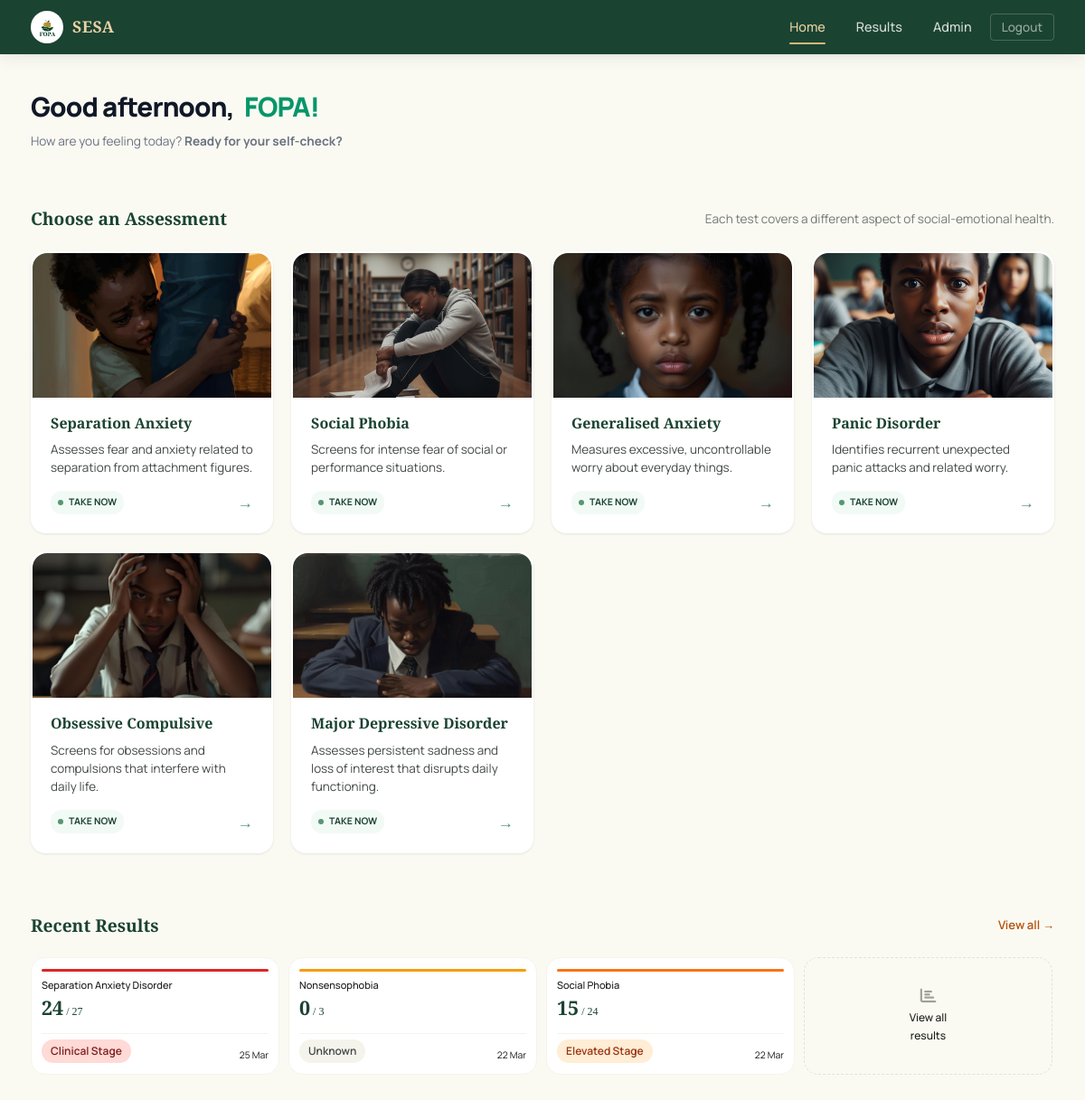
The page /home (signed in) on the database its author committed.
### app/models/account.py (models this page shows, shortened)
class Accounts(UserMixin, db.Model):
    __tablename__ = 'accounts'
    id = db.Column(db.Integer, primary_key=True)
    fname = db.Column(db.String(100), nullable=False)
    lname = db.Column(db.String(100), nullable=False)
    email = db.Column(db.String(120), unique=True, nullable=True, index=True)
    username = db.Column(db.String(50), unique=True, nullable=False, index=True)
    password = db.Column(db.String(256), nullable=False)
    school_name = db.Column(db.String(200), nullable=True)
    gender = db.Column(db.String(20), nullable=True)
    birthdate = db.Column(db.Date, nullable=True)
    last_login = db.Column(db.DateTime, nullable=True)
    created_at = db.Column(db.DateTime, default=lambda: datetime.now(timezone.utc))
    school_id = db.Column(
        db.Integer,
        db.ForeignKey('school.id', ondelete='CASCADE', name='fk_accounts_school_id'),
        nullable=True,
        index=True
    )
    class_group = db.Column(db.String(50), nullable=True)   # e.g. "Form 2A", "JHS 3B"
    level = db.Column(db.String(20), nullable=True)          # jhs | shs | university
    claim_code_hash  = db.Column(db.String(256), nullable=True)
    claim_code_plain = db.Column(db.String(20),  nullable=True)
    is_claimed       = db.Column(db.Boolean, default=True, nullable=False, server_default='1')
    is_admin = db.Column(db.Boolean, default=False, nullable=False)
    is_counsellor = db.Column(db.Boolean, default=False, server_default='0', nullable=False)
    failed_attempts = db.Column(db.Integer, default=0, server_default='0', nullable=False)
    locked_until = db.Column(db.DateTime, nullable=True)  # NULL = not locked
    phone = db.Column(db.String(20), nullable=True)
    consent_given = db.Column(db.Boolean, default=False, nullable=False, server_default='0')
    consent_given_at = db.Column(db.DateTime, nullable=True)
    consent_version = db.Column(db.String(10), nullable=True)  # e.g. 'v1.0'
    test_results = db.relationship(
        'TestResult',
        backref='account',
        lazy='dynamic',
        cascade='all, delete-orphan'
    )
    @property
    def is_super_admin(self):
        return self.is_admin
    LOCKOUT_THRESHOLD = 5      # failed attempts before lockout
    LOCKOUT_MINUTES   = 15     # minutes locked after threshold reached

### app/models/assessment_type.py (models this page shows, shortened)
class AssessmentType(db.Model):
    __tablename__ = 'assessment_type'
    id             = db.Column(db.Integer, primary_key=True)
    name           = db.Column(db.String(100), unique=True, nullable=False)
    display_name   = db.Column(db.String(100), nullable=False)
    description    = db.Column(db.Text, nullable=True)
    icon           = db.Column(db.String(10),  nullable=True)
    color          = db.Column(db.String(20),  nullable=True)
    order          = db.Column(db.Integer,     default=0, nullable=False)
    is_active      = db.Column(db.Boolean,     default=True, nullable=False)
    scoring_ranges = db.Column(db.JSON,        nullable=False)
    image_url      = db.Column(db.String(500), nullable=True)

### app/models/test_result.py (models this page shows, shortened)
class TestResult(db.Model):
    __tablename__ = 'test_results'
    id = db.Column(db.Integer, primary_key=True)
    user_id = db.Column(db.Integer, db.ForeignKey('accounts.id', ondelete='CASCADE'), nullable=False, index=True)
    test_type = db.Column(db.String(100), nullable=False, index=True)
    score = db.Column(db.Integer, nullable=False)
    max_score = db.Column(db.Integer, nullable=True)
    stage = db.Column(db.String(50), nullable=True, index=True)  # "Normal Stage", "Mild Stage", etc.
    _feedback_encrypted = db.Column('feedback', db.Text, nullable=True)
    @property
    def feedback(self):
        if not self._feedback_encrypted:
            return None
        f = _get_fernet()
        if not f:
            return self._feedback_encrypted
        try:
            return f.decrypt(self._feedback_encrypted.encode()).decode()
        except Exception:
            return self._feedback_encrypted
    @feedback.setter
    def feedback(self, value):
        if not value:
            self._feedback_encrypted = None
            return
        f = _get_fernet()
        if not f:
            self._feedback_encrypted = value
            return
        self._feedback_encrypted = f.encrypt(value.encode()).decode()
    details = db.Column(db.Text, nullable=True)           # kept for backward compat
    taken_at = db.Column(db.DateTime, default=lambda: datetime.now(timezone.utc), index=True)

### app/routes/main.py (the view)
@main_bp.route('/home')
@login_required
def home():
    user = current_user
    results = user.test_results.order_by(TestResult.taken_at.desc()).all()
    total_tests = len(results)
    most_recent = results[0] if results else None
    question_counts = {
        row.test_type: row.count
        for row in db.session.query(
            Question.test_type,
            func.count(Question.id).label('count')
        ).group_by(Question.test_type).all()
    }
    from datetime import datetime, timedelta, timezone
    now = datetime.now()
    latest_by_type = {}
    for r in results:
        if r.test_type not in latest_by_type:
            latest_by_type[r.test_type] = r
    from app.models.assessment_type import AssessmentType
    tests_meta = []
    COOLDOWN_DAYS = 7
    for at in AssessmentType.query.filter_by(is_active=True).order_by(AssessmentType.order).all():
        days_remaining = 0
        is_ready = True
        latest = latest_by_type.get(at.name)
        if latest and latest.taken_at:
            taken_at = latest.taken_at
            if taken_at.tzinfo is None:
                taken_at = taken_at.replace(tzinfo=timezone.utc)
            current_time = now.replace(tzinfo=timezone.utc) if now.tzinfo is None else now
            days_ago = (current_time - taken_at).days
            days_left = COOLDOWN_DAYS - days_ago
            if days_left > 0:
                days_remaining = days_left
                is_ready = False
        tests_meta.append({
            'name':  at.name,
            'title': at.display_name,
            'desc':  at.description or '',
            'icon':  at.icon or '🧠',
            'color': at.color or 'green',
            'count': question_counts.get(at.name, 0),
            'image_url': at.image_url,
            'days_remaining': days_remaining,
            'is_ready': is_ready
        })
    this_month_results = [
        r for r in results
        if r.taken_at and r.taken_at.month == now.month and r.taken_at.year == now.year
    ]
    tests_this_month = len(this_month_results)
    total_assessments_taken = total_tests   # passed to template as total count
    assessments_this_month  = tests_this_month
    recent_results = results[:3]  # 3 most recent for the home table
    hour = now.hour
    if hour < 12:
        greeting = "Good morning"
    elif hour < 17:
        greeting = "Good afternoon"
    else:
        greeting = "Good evening"
    new_username = session.pop('show_username_prompt', None)
    return render_template(
        'main/home.html',
        user=user,
        total_tests=total_tests,
        avg_score=total_assessments_taken,
        most_recent=most_recent,
        tests_meta=tests_meta,
        score_change=None,
        prev_avg=assessments_this_month,
        recent_results=recent_results,
        latest_by_type=latest_by_type,
        greeting=greeting,
        new_username=new_username,
    )

### app/__init__.py (called while the page is built)
def _init_extensions(app: Flask) -> None:
    app.config.setdefault("SQLALCHEMY_ENGINE_OPTIONS", {}).update({
        "pool_pre_ping": True,   # test connection before using it
        "pool_recycle":  300,    # recycle connections every 5 minutes
        "pool_size":     5,      # max persistent connections
        "max_overflow":  2,      # extra connections under load
    })
    db.init_app(app)
    migrate.init_app(app, db)
    csrf.init_app(app)
    login_manager.init_app(app)
    limiter.init_app(app)
    from app.models.account import Accounts
    from app.models.quiz_session import QuizSession  # noqa: F401
    from app.models.counsellor_profile import CounsellorProfile  # noqa: F401
    from app.models.assessment_type import AssessmentType  # noqa: F401
    @login_manager.user_loader
    def load_user(user_id: str):
        return Accounts.query.get(int(user_id))

### app/templates/main/home.html (shortened to what this page needs)
  {% extends 'base.html' %}
  {% block nav_links %}
    <li><a href="{{ url_for('main.home') }}" class="active">Home</a></li>
    <li><a href="{{ url_for('main.results') }}">Results</a></li>
    {% if current_user.is_super_admin %}
      <li><a href="{{ url_for('admin.dashboard') }}">Admin</a></li>
    {% endif %}
    <li><a href="{{ url_for('auth.logout') }}" class="btn-nav-logout">Logout</a></li>
  {% endblock %}
  {% block body %}
  <div class="container" style="padding-bottom: 48px;">
  <header class="app-header">
    <h1 class="app-greeting">
      {{ greeting }}, <span>{{ user.fname }}!</span>
    </h1>
    <p class="app-description">
      How are you feeling today? <b>Ready for your self-check?</b>
    </p>
  </header>
    <div class="section" id="assessments">
      <div class="section-head">
        <h2>Choose an Assessment</h2>
        <p style="font-size: 0.85rem; color: var(--gray-500);">Each test covers a different aspect of social-emotional health.</p>
      </div>
      <div class="test-grid">
        {% for test in tests_meta %}
        <a href="{% if test.is_ready %}{{ url_for('test.display_questions', test_type=test.name) }}{% else %}javascript:void(0);{% endif %}"
          class="test-card {% if not test.is_ready %}locked{% endif %}"
          {% if not test.is_ready %}onclick="alert('This assessment will be exactly 7 days after your previous attempt. Please wait {{ test.days_remaining }} more day(s).');"{% endif %}>
          <div class="test-card-image">
            {% if test.get('image_url') %}
            <img src="{{ test.image_url }}"
                alt="{{ test.name }}"
                loading="lazy"
                width="400"
                height="160">
            {% endif %}
          </div>
          <div class="test-card-content">
            <h3>{{ test.get('title') or test.get('display_name') or test.name }}</h3>
            <p>{{ test.get('desc') or test.get('description') or '' }}</p>
            <div class="test-card-meta" style="display: flex; justify-content: space-between; align-items: center;">
              {% if test.is_ready %}
                <span class="pulse-badge"><span class="pulse-dot"></span> Take Now</span>
                <span class="test-card-arrow">→</span>
              {% else %}
                <span class="lock-indicator"><i class="fa-solid fa-lock" style="font-size:0.7rem;opacity:0.6;"></i> Available in {{ test.days_remaining }} day(s)</span>
              {% endif %}
            </div>
          </div>
        </a>
        {% endfor %}
      </div>
    </div>
    {% if recent_results %}
    <div class="section">
      <div class="section-head">
        <h2>Recent Results</h2>
        <a href="{{ url_for('main.results') }}" style="font-size:0.82rem; color:var(--gold-600, #b45309); font-weight:600;">View all →</a>
      </div>
      <div class="recent-results-scroll">
        {% for r in recent_results %}
          {% set s = (r.stage or r.details or 'unknown') | lower %}
          {% if 'normal' in s %}{% set bar_mod = 'normal' %}{% set badge_class = 'stage-normal' %}
          {% elif 'mild' in s %}{% set bar_mod = 'mild' %}{% set badge_class = 'stage-mild' %}
          {% elif 'elevated' in s %}{% set bar_mod = 'elevated' %}{% set badge_class = 'stage-elevated' %}
          {% elif 'clinical' in s %}{% set bar_mod = 'clinical' %}{% set badge_class = 'stage-clinical' %}
          {% else %}{% set bar_mod = 'mild' %}{% set badge_class = 'badge-gray' %}{% endif %}
          <div class="recent-result-card">
            <div class="recent-result-bar recent-result-bar--{{ bar_mod }}"></div>
            <div class="recent-result-title">{{ r.test_type }}</div>
            <div class="recent-result-score">
              {{ r.score }}{% if r.max_score %}<span> / {{ r.max_score }}</span>{% endif %}
            </div>
            <div class="recent-result-bottom">
              <span class="badge {{ badge_class }}">{{ r.stage or r.details or 'Unknown' }}</span>
              <span class="recent-result-date">{{ r.taken_at.strftime('%d %b') }}</span>
            </div>
          </div>
        {% endfor %}
        <a href="{{ url_for('main.results') }}" class="recent-result-more">
          <i class="fa-solid fa-chart-bar" style="font-size:1.1rem; opacity:0.4;"></i>
          <span>View all<br>results</span>
        </a>
      </div>
    </div>
    {% endif %}
  </div>
  {% endblock %}

### app/templates/base.html (shortened to what this page needs)
<!DOCTYPE html>
<html lang="en">
<head>
  <link rel="stylesheet" href="{{ url_for('static', filename='css/main.css') }}">
  <link rel="stylesheet" href="https://cdnjs.cloudflare.com/ajax/libs/font-awesome/6.5.0/css/all.min.css">
</head>
<body class="{% if (current_user.is_authenticated and not current_user.is_super_admin) or session.get('school_id') %}has-bottom-nav {% endif %}{% block body_class %}{% endblock %}">
{% block full_page %}
<div class="app-layout">
  {% block navbar %}
  <nav class="navbar" id="mainNav">
    <div class="navbar-inner">
      <a href="{{ url_for('main.landing') }}" class="navbar-brand">
        <img src="{{ url_for('static', filename='images/Pofa.png') }}" alt="FOPA Logo" class="navbar-logo">
        <span class="navbar-title">SESA</span>
      </a>
      <ul class="navbar-links">
        {% block nav_links %}{% endblock %}
      </ul>
    </div>
  </nav>
  {% endblock %}
  <main>
    {% block body %}{% endblock %}
  </main>
</div>
{% endblock %}
</body>
</html>

### app/templates/main/home.html (style rules this page uses)
.app-header { padding: 4px; margin-bottom: 8px; text-align: center; }
.app-greeting { font-size: 1.5rem; font-weight: 800; color: #111827; line-height: 1.2; margin: 0; letter-spacing: -0.03em; }
.app-greeting span { color: #059669; display: inline; }
.app-description { font-size: 0.85rem; color: #6b7280; line-height: 1.5; max-width: 450px; margin: 10px auto 0 auto; }
@media (min-width: 600px) { .app-greeting { font-size: 1.85rem; } }
@media (min-width: 600px) { .app-greeting span { display: inline; margin-left: 6px; } }
@media (min-width: 600px) { .app-header { padding: 40px 0 20px 0; text-align: left; } }
@media (min-width: 600px) { .app-description { margin-left: 0; } }
.pulse-badge { display: inline-flex; align-items: center; gap: 6px; font-size: 0.65rem; font-weight: 700; text-transform: uppercase; color: var(--green-800); background: var(--green-50); padding: 4px 8px; border-radius: 12px; }
.pulse-dot { width: 6px; height: 6px; background-color: var(--green-500); border-radius: 50%; box-shadow: 0 0 0 0 rgba(16, 185, 129, 0.7); animation: pulseReady 1.5s infinite; }

### rows shown on the page
Accounts: fname "FOPA"
AssessmentType: image_url (picture), display_name "Separation Anxiety", description "Assesses fear and anxiety related to separation from attachment figures."
AssessmentType: image_url (picture), display_name "Social Phobia", description "Screens for intense fear of social or performance situations."
AssessmentType: image_url (picture), display_name "Generalised Anxiety", description "Measures excessive, uncontrollable worry about everyday things."
AssessmentType: image_url (picture), display_name "Panic Disorder", description "Identifies recurrent unexpected panic attacks and related worry."
AssessmentType: image_url (picture), display_name "Obsessive Compulsive", description "Screens for obsessions and compulsions that interfere with daily life."
AssessmentType: image_url (picture), display_name "Major Depressive Disorder", description "Assesses persistent sadness and loss of interest that disrupts daily functioning."
TestResult: test_type "Separation Anxiety Disorder", score "24", max_score "27", stage "Clinical Stage", taken_at "25 Mar"
TestResult: test_type "Nonsensophobia", score "0", max_score "3", stage "Unknown", taken_at "22 Mar"
TestResult: test_type "Social Phobia", score "15", max_score "24", stage "Elevated Stage", taken_at "22 Mar"

### other values the page prints
{{ greeting }} "Good afternoon"
